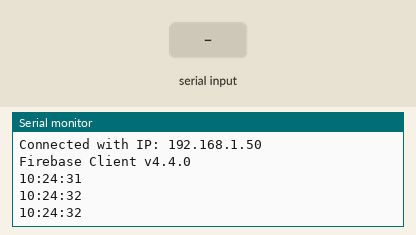
Simulated run of this sketch. Board: ESP8266 (NodeMCU). Parts: the last lines printed to the serial monitor. The inputs (shaded band) are chosen by the test bench. WiFi joins after 1.5 s; servers stay silent unless stated; network time is answered at once with the bench clock; the local clock reads 2024-03-15 10:24:30 at power-on unless the sketch sets it.

Above: at 2.7 s.
2.8 s: "LED1:\n" received over Serial
At 3.4 s:
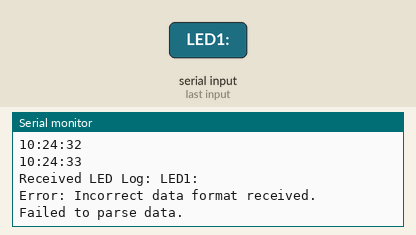
4.5 s: ",LED2:\n" received over Serial
At 5.0 s:
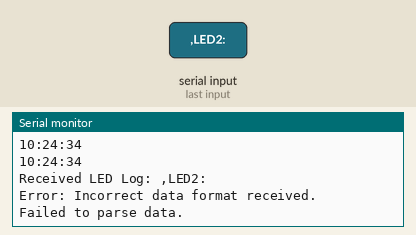
6.0 s: ",LDR:\n" received over Serial
At 6.5 s:
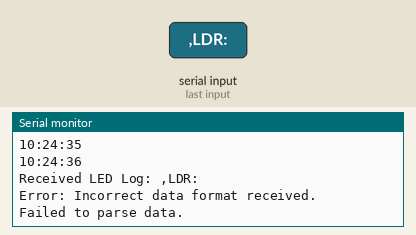
7.5 s: "1\n" received over Serial
At 8.0 s:
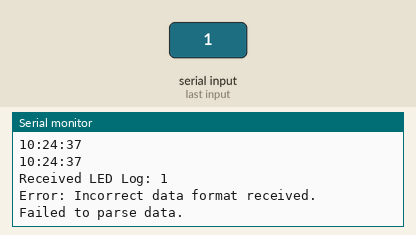
Timing chart, 0 to 10.0 s (numbered marks = the images above; inputs shaded):
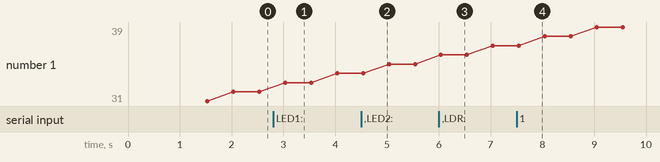

Measured:
- after the input at 2.8 s, the serial monitor: prints a new line after 0.23 s (image 1)
- after the input at 4.5 s, the serial monitor: prints a new line at once (image 2)
- after the input at 6.0 s, the serial monitor: prints a new line at once (image 3)
- after the input at 7.5 s, the serial monitor: prints a new line at once (image 4)

The sketch:

Espwifi.ino
```cpp
// Include required libraries
#if defined(ESP32)
#include <WiFi.h>
#elif defined(ESP8266)
#include <ESP8266WiFi.h>
#endif
#include <Firebase_ESP_Client.h>
#include <addons/TokenHelper.h>
#include <NTPClient.h>
#include <WiFiUdp.h>

// Define Wi-Fi credentials
#define WIFI_SSID "AR"
#define WIFI_PASSWORD "orionpax"

// Define Firebase API Key, Project ID, and user credentials
#define API_KEY "AIzaSyBY-ACQerVAfWBSM3xdUgofaLQ_JowjcU4"
#define FIREBASE_PROJECT_ID "bce-ansh"
#define USER_EMAIL "ansh@email.com"
#define USER_PASSWORD "ansh@20329"

// Define Firebase Data object, Firebase authentication, and configuration
FirebaseData fbdo;
FirebaseAuth auth;
FirebaseConfig config;

// NTP Client to get time
WiFiUDP ntpUDP;
NTPClient timeClient(ntpUDP, "pool.ntp.org", 19800, 1000); // 19800 sec offset for IST (GMT+5:30), update every 1 second

// Arrays for converting numeric values to strings
String weekDays[7] = {"Sunday", "Monday", "Tuesday", "Wednesday", "Thursday", "Friday", "Saturday"};
String months[12] = {"January", "February", "March", "April", "May", "June", "July", "August", "September", "October", "November", "December"};

void setup()
{
    // Initialize serial communication for debugging
    Serial.begin(115200);

    // Connect to Wi-Fi
    connectToWiFi();

    // Initialize the NTP client
    timeClient.begin();

    // Print Firebase client version
    Serial.printf("Firebase Client v%s\n\n", FIREBASE_CLIENT_VERSION);

    // Assign the API key
    config.api_key = API_KEY;

    // Assign the user sign-in credentials
    auth.user.email = USER_EMAIL;
    auth.user.password = USER_PASSWORD;

    // Assign the callback function for the long-running token generation task
    config.token_status_callback = tokenStatusCallback; // see addons/TokenHelper.h

    // Begin Firebase with configuration and authentication
    Firebase.begin(&config, &auth);

    // Reconnect to Wi-Fi if necessary
    Firebase.reconnectWiFi(true);
}

void loop()
{
    // Update the NTP client
    timeClient.update();

    // Get the formatted current time
    String timeFormatted = getFormattedTime();

    // Send the current time to ATmega for synchronization
    sendTimeToAtmega(timeFormatted);

    // Check and process incoming data from ATmega
    if (Serial.available())
    {
        String ledLog = Serial.readStringUntil('\n');
        Serial.print("Received LED Log: ");
        Serial.println(ledLog);

        // Parse and send data to Firebase
        if (parseAndSendData(ledLog, timeFormatted))
        {
            Serial.println("Data parsed and sent successfully.");
        }
        else
        {
            Serial.println("Failed to parse data.");
        }
    }

    delay(500);
}

void connectToWiFi()
{
    WiFi.begin(WIFI_SSID, WIFI_PASSWORD);
    Serial.print("Connecting to Wi-Fi");
    while (WiFi.status() != WL_CONNECTED)
    {
        Serial.print(".");
        delay(300);
    }
    Serial.println();
    Serial.print("Connected with IP: ");
    Serial.println(WiFi.localIP());
    Serial.println();
}

String getFormattedTime()
{
    // Get the epoch time from the NTP client
    unsigned long epochTime = timeClient.getEpochTime();

    // Extract the hours, minutes, and seconds from the epoch time
    int currentHour = timeClient.getHours();
    int currentMinute = timeClient.getMinutes();
    int currentSecond = timeClient.getSeconds();

    // Convert time components to strings with leading zeros
    String hourString = currentHour < 10 ? "0" + String(currentHour) : String(currentHour);
    String minuteString = currentMinute < 10 ? "0" + String(currentMinute) : String(currentMinute);
    String secondString = currentSecond < 10 ? "0" + String(currentSecond) : String(currentSecond);

    // Format the time string in HH:MM:SS format
    String formattedTime = hourString + ":" + minuteString + ":" + secondString;

    return formattedTime;
}

void sendTimeToAtmega(String timeFormatted)
{
    Serial.print(timeFormatted);
    Serial.print("\n");
}

// Function to parse and send data to Firebase
bool parseAndSendData(String ledLog, String timeFormatted)
{
    // Expected format: "Sensor Data - LED1:10 cm,LED2:15 cm,LED3:20 cm,LDR:500"
    int index1 = ledLog.indexOf("LED1:");
    int index2 = ledLog.indexOf(",LED2:");
    int index3 = ledLog.indexOf(",LED3:");
    int index4 = ledLog.indexOf(",LDR:");

    if (index1 == -1 || index2 == -1 || index3 == -1 || index4 == -1)
    {
        // Debug: Print error if any index is not found
        Serial.println("Error: Incorrect data format received.");
        return false;
    }

    String led1 = ledLog.substring(index1 + 5, index2);
    String led2 = ledLog.substring(index2 + 6, index3);
    String led3 = ledLog.substring(index3 + 6, index4);
    String ldr = ledLog.substring(index4 + 5);

    // Debug: Print parsed values for verification
    Serial.println("Parsed Values:");
    Serial.print("LED1: ");
    Serial.println(led1);
    Serial.print("LED2: ");
    Serial.println(led2);
    Serial.print("LED3: ");
    Serial.println(led3);
    Serial.print("LDR: ");
    Serial.println(ldr);

    // Prepare data to send to Firebase
    FirebaseJson json;
    json.set("fields/time/STRING_VALUE", timeFormatted);
    json.set("fields/LED1/STRING_VALUE", led1);
    json.set("fields/LED2/STRING_VALUE", led2);
    json.set("fields/LED3/STRING_VALUE", led3);
    json.set("fields/LDR/STRING_VALUE", ldr);

    // Construct the Firebase path using the current timestamp
    String documentPath = "ledLog/" + String(timeClient.getEpochTime());

    // Send data to Firebase
    if (Firebase.Firestore.createDocument(&fbdo, FIREBASE_PROJECT_ID, "", documentPath.c_str(), json))
    {
        Serial.println("Data sent successfully to Firebase");
        return true;
    }
    else
    {
        Serial.print("Error sending data to Firebase: ");
        Serial.println(fbdo.errorReason());
        return false;
    }
}
```
